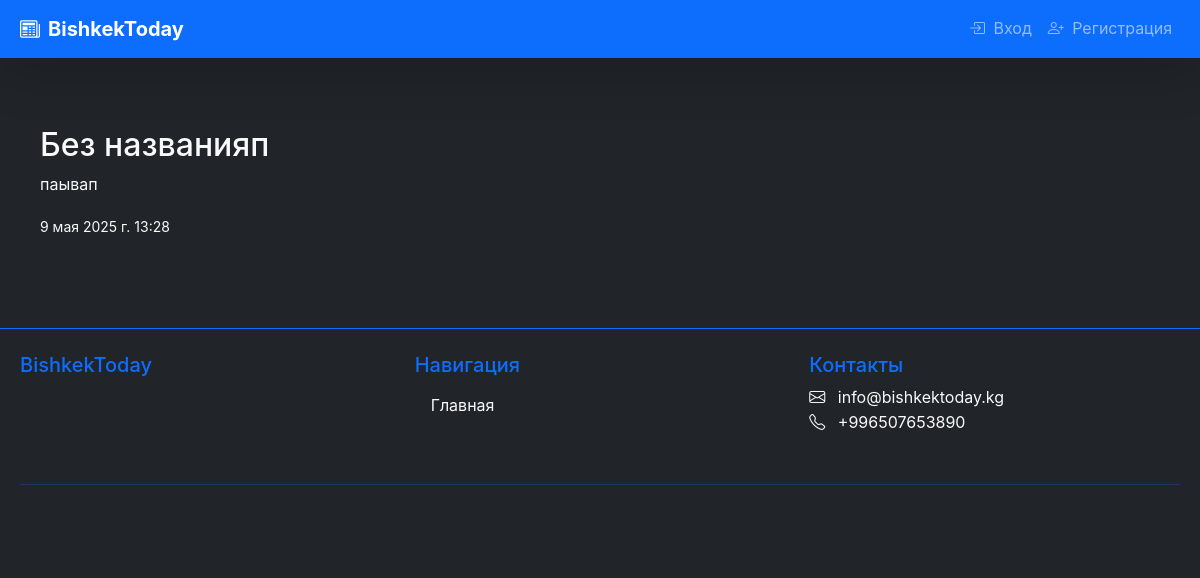
Before: /news/new-detail/3 with the older database file.
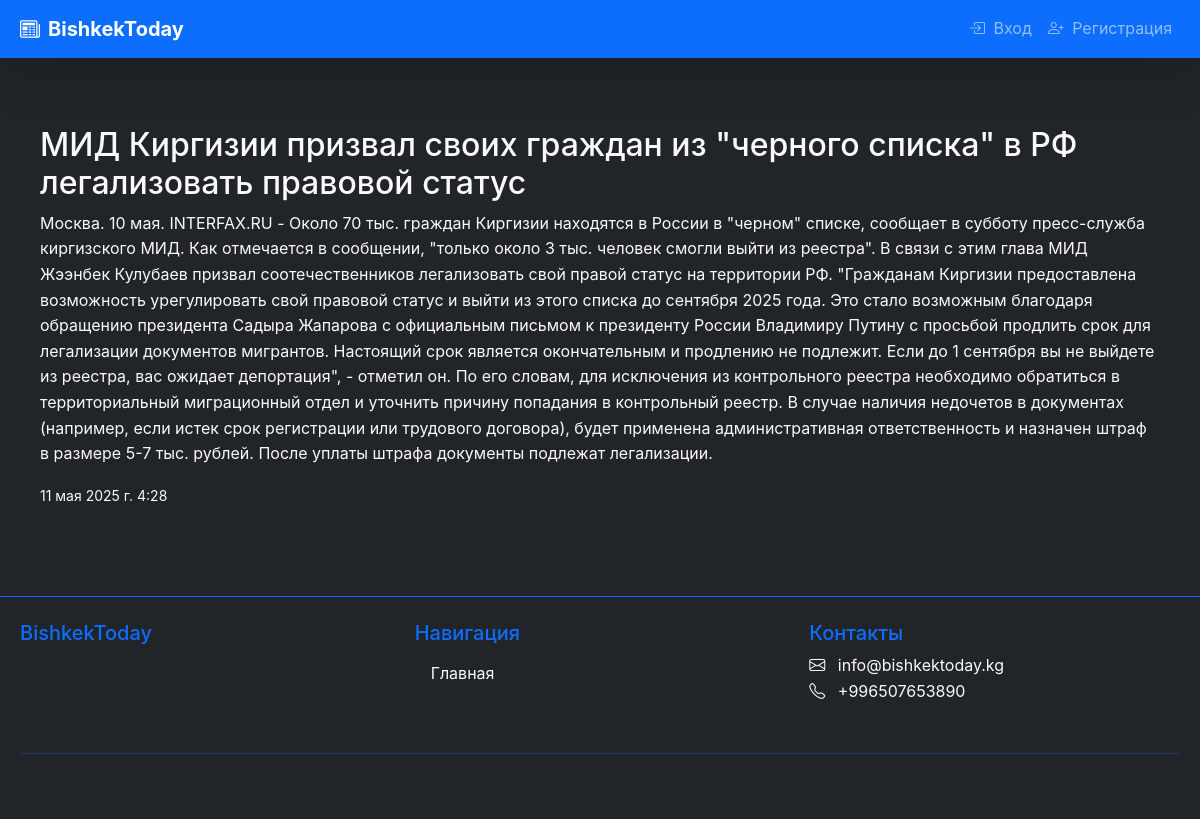
After: the same page with the newer database file.
### news/models.py (models this page shows, shortened)
class News(models.Model):
    title = models.CharField( max_length=100, verbose_name='Заголовок',default='Без названия')
    content = models.TextField(verbose_name='Содержание')
    published_date = models.DateTimeField(verbose_name='Дата публикации',default=timezone.now )
    author = models.CharField( max_length=100,verbose_name='Автор', default='Администратор' )
    image = models.ImageField(upload_to='news_images/',verbose_name='Изображение',null=True, blank=True )
    created_at = models.DateTimeField( verbose_name='Дата создания' ,auto_now_add=True )
    is_published = models.BooleanField(default=True)
    category = models.ForeignKey(Category, on_delete=models.CASCADE, related_name='news')
    class Meta:
        verbose_name = 'Новость'
        verbose_name_plural = 'Новости'
        ordering = ['-published_date']

### news/views.py (the view)
# urls.py: path('new-detail/<int:pk>', views.NewsDetailView.as_view(), name='news_detail'),
class NewsDetailView(DetailView):
    model = News
    template_name = 'news/news_detail.html'
    context_object_name = 'news_detail'

### news/templates/news/news_detail.html (shortened to what this page needs)
{% extends 'base.html' %}
{% block content %}
<div class="container mt-4">
    <h2>{{ news_detail.title }}</h2>
    <p>{{ news_detail.content }}</p>
    <p><small>{{ news_detail.created_at }}</small></p>
</div>
{% endblock %}

### news/templates/base.html (shortened to what this page needs)
{% load static %}
<!DOCTYPE html>
<html lang="ru">
<head>
    <link href="https://cdn.jsdelivr.net/npm/bootstrap@5.3.2/dist/css/bootstrap.min.css" rel="stylesheet">
    <link rel="stylesheet" href="https://cdn.jsdelivr.net/npm/bootstrap-icons@1.11.1/font/bootstrap-icons.css">
    <link rel="stylesheet" href="{% static 'css/style.css' %}">
</head>
<body class="bg-dark text-light">
    <nav class="navbar navbar-expand-lg navbar-dark bg-primary sticky-top shadow-lg">
        <div class="container">
            <a class="navbar-brand fw-bold" href="/">
                <i class="bi bi-newspaper me-2"></i>BishkekToday
            </a>
            <div class="collapse navbar-collapse" id="mainNav">
                <ul class="navbar-nav ms-auto">
                    {% if user.is_authenticated %}
                    <li class="nav-item dropdown">
                        <a class="nav-link dropdown-toggle" href="#" role="button" data-bs-toggle="dropdown">
                            <i class="bi bi-person-circle me-1"></i> {{ user.username }}
                        </a>
                        <ul class="dropdown-menu dropdown-menu-end">
                            <li><a class="dropdown-item" href="{% url 'users:profile' %}"><i class="bi bi-person me-2"></i>Профиль</a></li>
                            <li><a class="dropdown-item" href="{% url 'news:add_category' %}"><i class="bi bi-plus-circle me-2"></i>Добавить категорию</a></li>
                            <li><hr class="dropdown-divider"></li>
                            <li><a class="dropdown-item text-danger" href="{% url 'users:logout' %}"><i class="bi bi-box-arrow-right me-2"></i>Выйти</a></li>
                        </ul>
                    </li>
                    {% else %}
                    <li class="nav-item">
                        <a class="nav-link" href="{% url 'users:login' %}"><i class="bi bi-box-arrow-in-right me-1"></i> Вход</a>
                    </li>
                    <li class="nav-item">
                        <a class="nav-link" href="{% url 'users:register' %}"><i class="bi bi-person-plus me-1"></i> Регистрация</a>
                    </li>
                    {% endif %}
                </ul>
            </div>
        </div>
    </nav>
    <main class="container my-4">
        {% block content %}{% endblock %}
    </main>
    <footer class="bg-dark border-top border-primary py-4 mt-5">
        <div class="container">
            <div class="row">
                <div class="col-md-4 mb-3">
                    <h5 class="text-primary">BishkekToday</h5>
                    <p class="text-muted">Самые свежие новости Кыргызстана</p>
                </div>
                <div class="col-md-4 mb-3">
                    <h5 class="text-primary">Навигация</h5>
                    <ul class="nav flex-column">
                        <li class="nav-item"><a href="/" class="nav-link text-light">Главная</a></li>
                    </ul>
                </div>
                <div class="col-md-4 mb-3">
                    <h5 class="text-primary">Контакты</h5>
                    <ul class="list-unstyled">
                        <li><i class="bi bi-envelope me-2"></i> info@bishkektoday.kg</li>
                        <li><i class="bi bi-telephone me-2"></i> +996507653890</li>
                    </ul>
                </div>
            </div>
            <hr class="border-primary">
            <div class="text-center text-muted">
                <p class="mb-0">© 2025 BishkekToday. Все права защищены.</p>
            </div>
        </div>
    </footer>
</body>
</html>

### news/static/news/css/style.css (style rules this page uses)
:root { --primary: #6366f1; --primary-hover: #4f46e5; --dark: #1e293b; --light: #f8fafc; --gray: #94a3b8; --white: #ffffff; }
* { margin: 0; padding: 0; box-sizing: border-box; }
body { font-family: 'Inter', sans-serif; background-color: #f1f5f9; color: var(--dark); line-height: 1.6; display: flex; flex-direction: column; min-height: 100vh; }
.container { width: 100%; max-width: 1200px; margin: 0 auto; padding: 0 20px; }
.navbar { margin-bottom: 20px; }

Changed rows visible on the page:
changed News: title "Без названияп" → "МИД Киргизии призвал своих граждан из \"черного списка\" в РФ легализовать правовой статус"; content "паывап" → "Москва. 10 мая. INTERFAX.RU - Около 70 тыс. граждан Киргизии находятся в России в \"черном\" списке, сообщает в субботу пресс-служба киргизского МИД. Как отмечается в сообщении, \"только около 3 тыс. человек смогли выйти из реестра\". В связи с этим глава МИД Жээнбек Кулубаев призвал соотечественников легализовать свой правой статус на территории РФ. \"Гражданам Киргизии предоставлена возможность урегулировать свой правовой статус и выйти из этого списка до сентября 2025 года. Это стало возможным благодаря обращению президента Садыра Жапарова с официальным письмом к президенту России Владимиру Путину с просьбой продлить срок для легализации документов мигрантов. Настоящий срок является…"; created_at "9 мая 2025 г. 13:28" → "11 мая 2025 г. 4:28"
